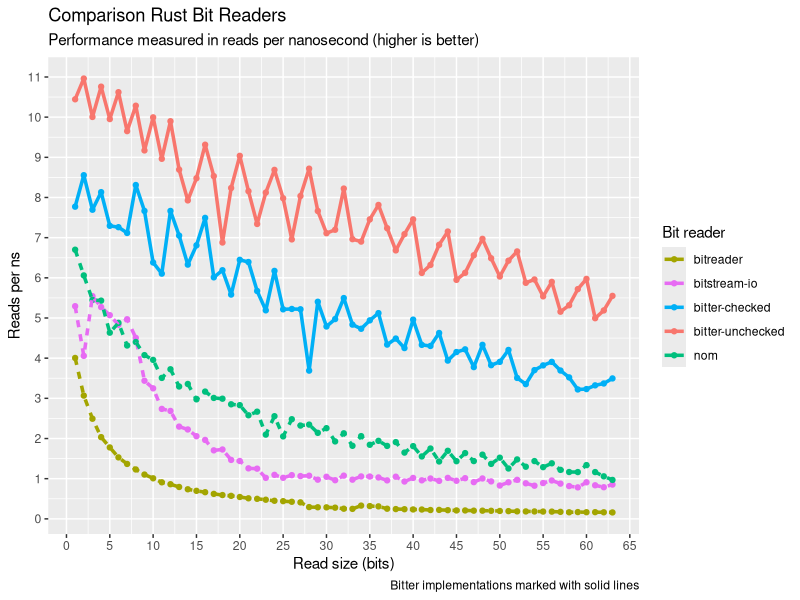
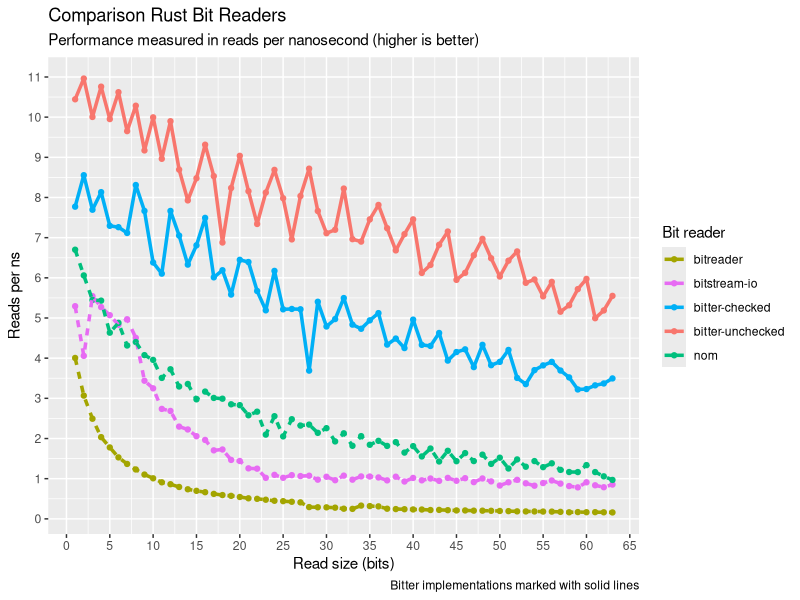

Generate these figures, in order, with R:
library(scales)
library(tidyverse)
library(readr)

is_bitter <- Vectorize(function(fn) {
  switch(fn,
         "bitter-checked" = TRUE,
         "bitter-unchecked" = TRUE,
         FALSE)
})

get_line_type <- Vectorize(function(fn) {
  switch(fn,
         "bitter-checked" = "bitter",
         "bitter-unchecked" = "bitter",
         "other")
})

df <- read_csv("./benchmark-data.csv")

df <- mutate(df,
             fn = `function`,
             bitter = is_bitter(fn),
             line = get_line_type(fn),
             latency = (iteration_count * 10000) / sample_measured_value,
)

pal <- hue_pal()(df %>% select(fn) %>% distinct() %>% count() %>% pull())
names(pal) <- df %>% select(fn) %>% distinct() %>% pull()

ggplot(df, aes(value, latency, color = fn)) +
  stat_summary(fun = mean, geom="point", size = 1.5) +
  stat_summary(aes(linetype = line), fun = mean, geom="line", size = 1.2) +
  scale_y_continuous(breaks = pretty_breaks(10)) +
  scale_x_continuous(limit = c(1, NA), breaks = pretty_breaks(12)) +
  labs(title = "Comparison Rust Bit Readers",
       subtitle = "Performance measured in reads per nanosecond (higher is better)",
       caption = "Bitter implementations marked with solid lines",
       col = "Bit reader",
       y = "Reads per ns",
       x = "Read size (bits)") +
  guides(linetype = FALSE) +
  scale_colour_manual(values = pal)
ggsave('bench-bit-reads.png', width = 9, height = 5, dpi = 100)
